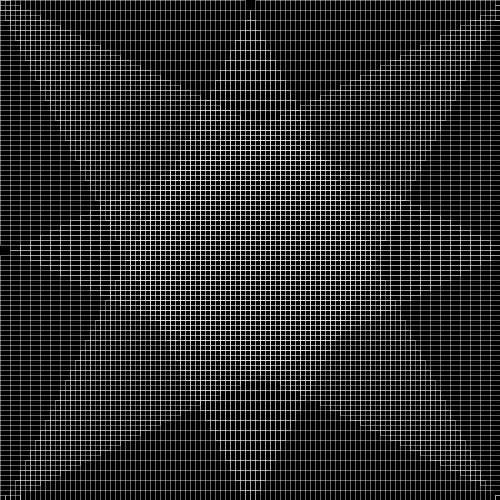
Frame 1 (no input)
Frame 60 (the mouse pressed at the canvas centre just before this capture): identical to frame 1, image omitted
Frame 120 (the mouse held since frame 60 and released just before this capture): identical to frame 1, image omitted

The Processing sketch that drew this single still picture (run headless with seeded random() and noise(); from frame 60 on, the mouse is pressed at the canvas centre):

// Processing sketch: processing_31840
// ── processing_31840.pde

int yo;
int bro;
int ho;
int low;
int blow = 0;
 
void setup(){
  size (500, 500);
  background (0, 0, 0);
   
        //noStroke();
        fill(250,0,0,blow);
        strokeWeight(1);
        stroke(255,255,255,100);
                 
        yo = 0;
        bro = 10;
        while(yo < 500){
        rect(yo,yo,bro,bro);
        bro = bro + 5;
        yo = yo + 5;
        }
         
                    fill(200,75,0,blow);       
         
                    yo = 0;
                    bro = 10;
                    ho = 10;
                    low = 500;
                    while(yo < 500){
                    rect(yo,low,bro,ho);
                    bro = bro + 5;
                    yo = yo + 5;
                    ho = ho - 5;
                    low = low - 5;
                    }
             
             
            fill(200,125,0,blow);
         
            yo = 500;
            bro = 10;
            while(yo > 0){
            rect(yo, yo, bro, bro);
            bro = bro - 5;
            yo = yo - 5;
            }      
           
                                         
                     
                     
                            fill(250,200,0,blow);       
         
                            yo = 500;
                            bro = 10;
                            ho = 10;
                            low = 0;
                            while(yo > 0){
                            rect(yo,low,bro,ho);
                            bro = bro - 5;
                            yo = yo - 5;
                            ho = ho + 5;
                            low = low + 5;                   
                            }
                        
}
 
void draw(){
    
      
   
   
}
